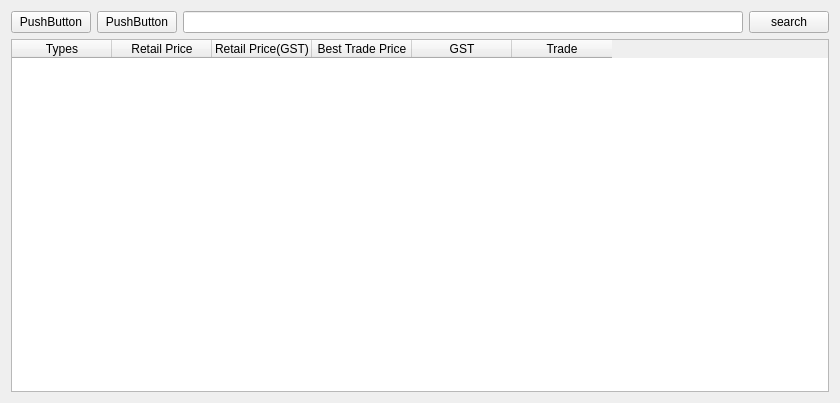
<?xml version="1.0" encoding="UTF-8"?>
<ui version="4.0">
 <class>Form</class>
 <widget class="QWidget" name="Form">
  <property name="geometry">
   <rect>
    <x>0</x>
    <y>0</y>
    <width>840</width>
    <height>403</height>
   </rect>
  </property>
  <property name="windowTitle">
   <string>TYPES</string>
  </property>
  <layout class="QGridLayout" name="gridLayout">
   <item row="0" column="0">
    <layout class="QHBoxLayout" name="horizontalLayout_3">
     <item>
      <layout class="QHBoxLayout" name="horizontalLayout">
       <item>
        <widget class="QPushButton" name="pushButton">
         <property name="text">
          <string>PushButton</string>
         </property>
        </widget>
       </item>
       <item>
        <widget class="QPushButton" name="pushButton_2">
         <property name="text">
          <string>PushButton</string>
         </property>
        </widget>
       </item>
      </layout>
     </item>
     <item>
      <layout class="QHBoxLayout" name="horizontalLayout_2">
       <item>
        <widget class="QLineEdit" name="lineEdit"/>
       </item>
       <item>
        <widget class="QPushButton" name="pushButton_3">
         <property name="text">
          <string>search</string>
         </property>
        </widget>
       </item>
      </layout>
     </item>
    </layout>
   </item>
   <item row="1" column="0">
    <widget class="QTableWidget" name="tableWidget">
     <property name="acceptDrops">
      <bool>false</bool>
     </property>
     <property name="alternatingRowColors">
      <bool>false</bool>
     </property>
     <attribute name="horizontalHeaderCascadingSectionResizes">
      <bool>false</bool>
     </attribute>
     <attribute name="horizontalHeaderShowSortIndicator" stdset="0">
      <bool>false</bool>
     </attribute>
     <attribute name="horizontalHeaderStretchLastSection">
      <bool>false</bool>
     </attribute>
     <column>
      <property name="text">
       <string>Types</string>
      </property>
     </column>
     <column>
      <property name="text">
       <string>Retail Price</string>
      </property>
     </column>
     <column>
      <property name="text">
       <string>Retail Price(GST)</string>
      </property>
     </column>
     <column>
      <property name="text">
       <string>Best Trade Price</string>
      </property>
     </column>
     <column>
      <property name="text">
       <string>GST</string>
      </property>
     </column>
     <column>
      <property name="text">
       <string>Trade</string>
      </property>
     </column>
    </widget>
   </item>
  </layout>
 </widget>
 <resources/>
 <connections/>
</ui>
